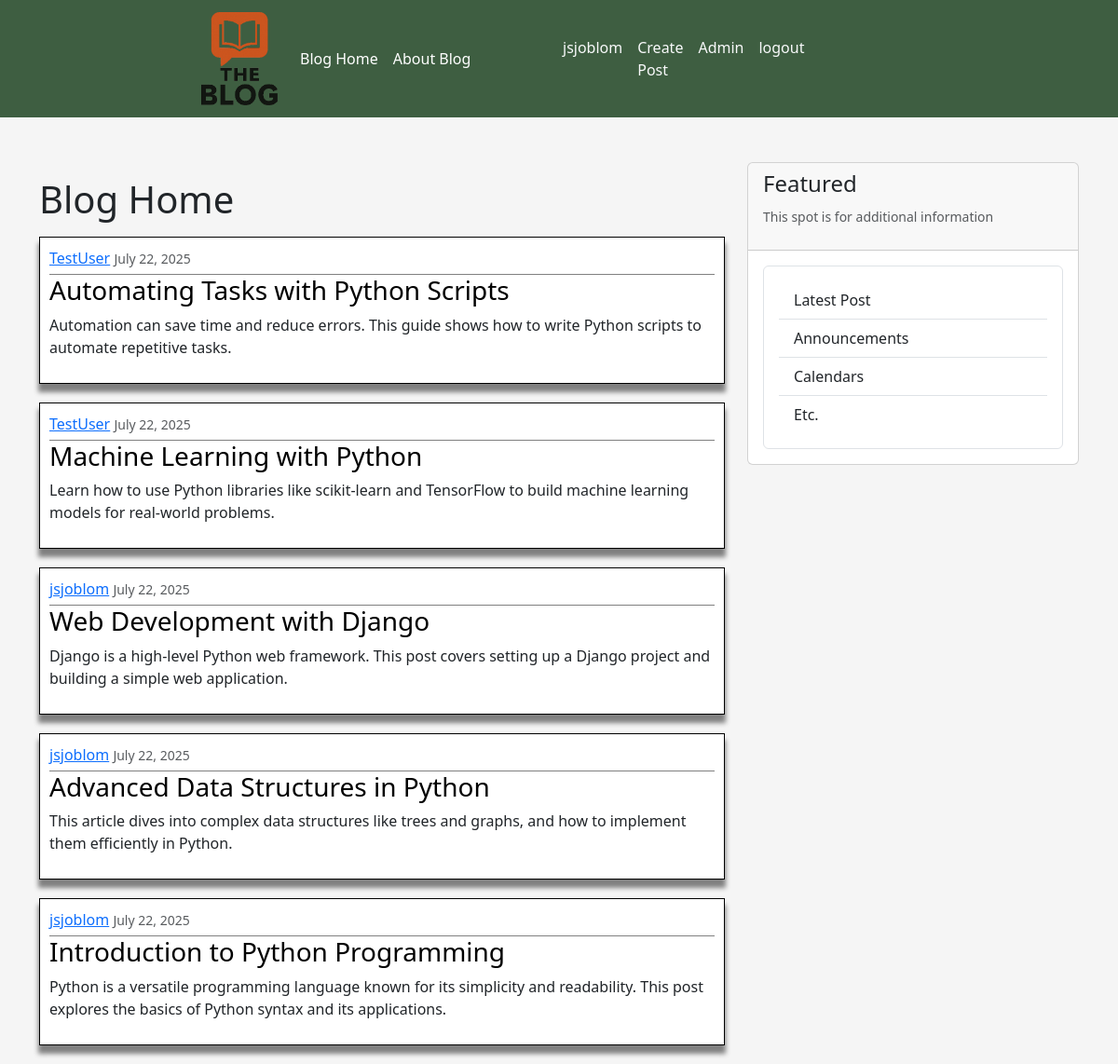
Before: / (signed in) with the older database file.
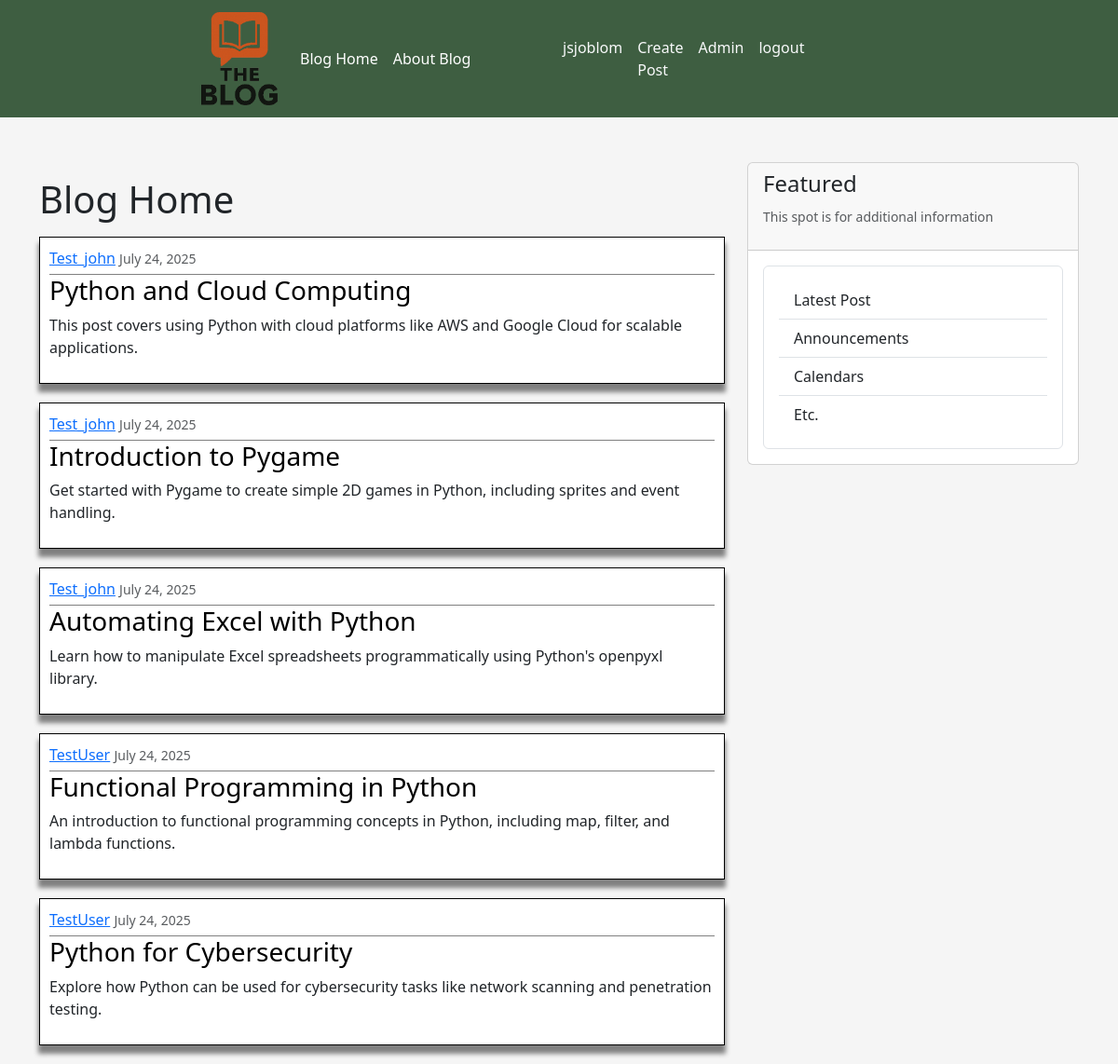
After: the same page with the newer database file.
### blog/models.py (models this page shows, shortened)
class Post(models.Model):
    title = models.CharField(max_length=100)
    content = models.TextField()
    date_posted = models.DateTimeField(default=timezone.now)
    author = models.ForeignKey(User, on_delete=models.CASCADE)

### blog/views.py (the view)
# urls.py: path('', PostListView.as_view(), name='blog-home'),
class PostListView(PermissionRequiredMixin, ListView):
    model = Post
    template_name = 'blog/blog_index.html'
    context_object_name = 'posts'
    ordering = ['-date_posted']
    paginate_by = 5
    permission_required = 'Administration'

### templates/blog/blog_index.html
{% extends 'base.html' %}
{% block content %}
<h1 class="my-3">Blog Home</h1>
{% for post in posts %}
    <article class="media content-section">
        <div class="media-body">
            <div class="article-metadata">
                <a class="mr-2" href="#">{{ post.author }}</a>
                <small class="text-muted">{{ post.date_posted|date:"F d, Y" }}</small>
            </div>
            <h3><a class="article-title" href="#">{{ post.title }}</a></h3>
            <p class="article-content">{{ post.content }}</p>
        </div>
    </article>
{% endfor %}
{% endblock %}

Changed rows visible on the page:
no longer on this page (row unchanged): Post: author "TestUser", date_posted "July 22, 2025", title "Automating Tasks with Python Scripts", content "Automation can save time and reduce errors. This guide shows how to write Python scripts to automate repetitive tasks."
no longer on this page (row unchanged): Post: author "TestUser", date_posted "July 22, 2025", title "Machine Learning with Python", content "Learn how to use Python libraries like scikit-learn and TensorFlow to build machine learning models for real-world problems."
no longer on this page (row unchanged): Post: author "jsjoblom", date_posted "July 22, 2025", title "Web Development with Django", content "Django is a high-level Python web framework. This post covers setting up a Django project and building a simple web application."
no longer on this page (row unchanged): Post: author "jsjoblom", date_posted "July 22, 2025", title "Advanced Data Structures in Python", content "This article dives into complex data structures like trees and graphs, and how to implement them efficiently in Python."
no longer on this page (row unchanged): Post: author "jsjoblom", date_posted "July 22, 2025", title "Introduction to Python Programming", content "Python is a versatile programming language known for its simplicity and readability. This post explores the basics of Python syntax and its applications."
added Post: author "Test_john", date_posted "July 24, 2025", title "Python and Cloud Computing", content "This post covers using Python with cloud platforms like AWS and Google Cloud for scalable applications."
added Post: author "Test_john", date_posted "July 24, 2025", title "Introduction to Pygame", content "Get started with Pygame to create simple 2D games in Python, including sprites and event handling."
added Post: author "Test_john", date_posted "July 24, 2025", title "Automating Excel with Python", content "Learn how to manipulate Excel spreadsheets programmatically using Python's openpyxl library."
added Post: author "TestUser", date_posted "July 24, 2025", title "Functional Programming in Python", content "An introduction to functional programming concepts in Python, including map, filter, and lambda functions."
added Post: author "TestUser", date_posted "July 24, 2025", title "Python for Cybersecurity", content "Explore how Python can be used for cybersecurity tasks like network scanning and penetration testing."
